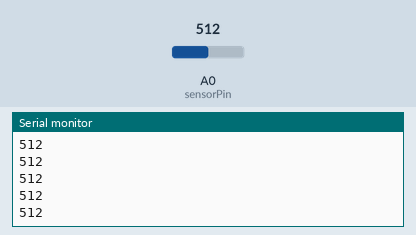
The sketch below on a simulated Arduino Uno, built with avr-gcc and run on an emulated ATmega328P. On the bench: the last lines printed to the serial monitor. The test bench sets the inputs (shaded band); at power-on: A0 (sensorPin) = 512.

Above: at 1.2 s.
1.3 s: A0 (sensorPin) set to 716
At 2.2 s:
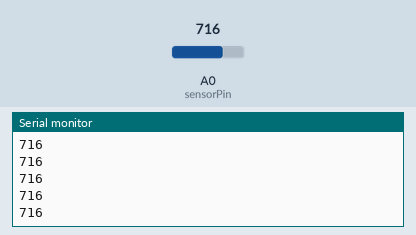
2.8 s: A0 (sensorPin) set to 900
At 3.7 s:
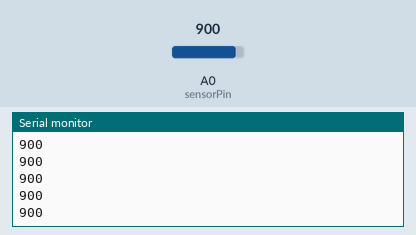
Timing chart, 0 to 5.8 s (numbered marks = the images above; inputs shaded):
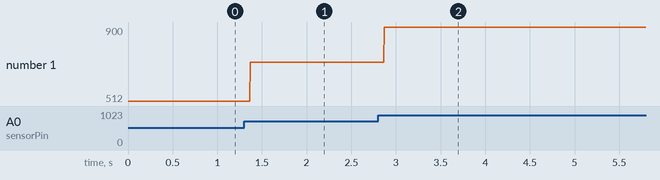

Measured:
- after the input at 1.3 s, the serial monitor: prints a new line after 0.07 s (image 1)
- after the input at 2.8 s, the serial monitor: prints a new line after 0.07 s (image 2)
- plotted number 1: 512 → 716 after the input at 1.3 s, 716 → 900 after the input at 2.8 s

The sketch:

suit.ino
```cpp
int sensorValue = 0;
  int sensorPin = A0;
void setup() {
  Serial.begin(9600);
  // put your setup code here, to run once:


}

void loop() {
  // put your main code here, to run repeatedly:
  sensorValue = analogRead(sensorPin);
  Serial.println(sensorValue);

}
```
